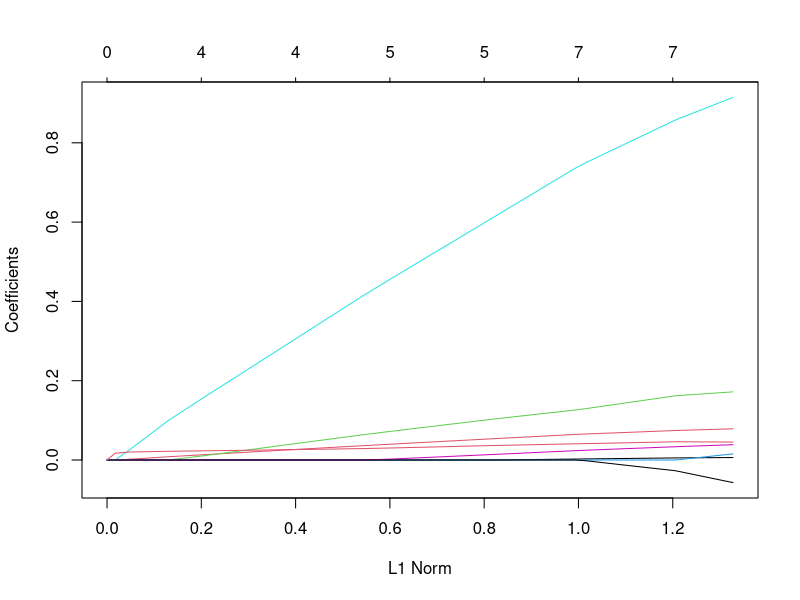
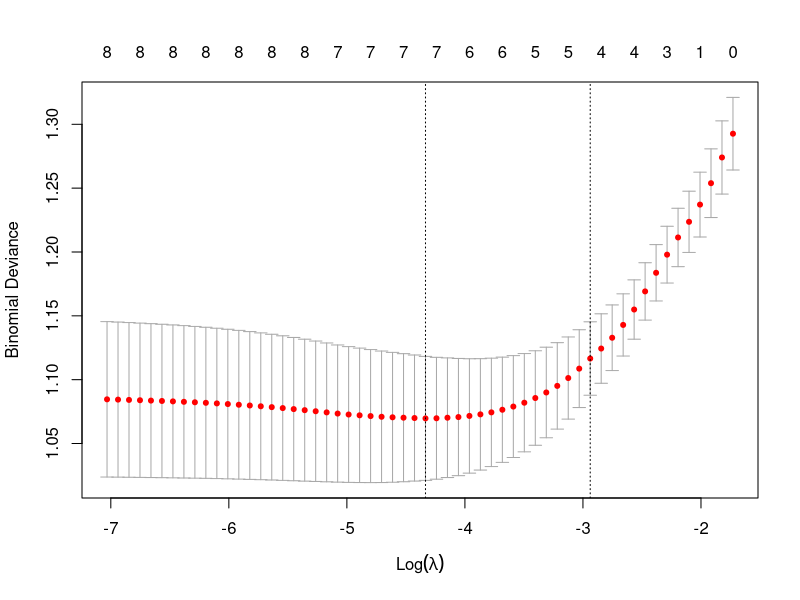

Here is the R script that generated these plots, in order: (Note: this script raises an error after producing the figures.)
## ---- chunk 1
knitr::opts_chunk$set(echo=T, include=T, warning=F, message=F)
## ---- chunk 2
RNGkind(sample.kind="default")
## ---- chunk 3
# Done for you

options(scipen=4)

library(glmnet) # Contains functions for Ridge and LASSO
heart <- read.table("Heart.csv", sep=",", head=T)

x=model.matrix(chd~.,data=heart)[,-1]
y=heart$chd
## ---- chunk 4

## ---- chunk 5

## ---- chunk 6

## ---- chunk 7

## ---- chunk 8
# Done for you

# LASSO Logit model:
lasso.logit <- glmnet(x, y, alpha=1, family="binomial") 
plot(lasso.logit)

set.seed(1)

lasso.logit.cv10 <- cv.glmnet(x, y, alpha=1, family="binomial")
cbind("Lambda"=lasso.logit.cv10$lambda, "10FCV"=lasso.logit.cv10$cvm)
plot(lasso.logit.cv10)

lasso.best.lambda <- lasso.logit.cv10$lambda.min 
min.cv.lasso <- min(lasso.logit.cv10$cvm)

cbind("Best Lambda"=lasso.best.lambda, "Best Log Lambda"=log(lasso.best.lambda), "Best 10FCV" = min.cv.lasso)

lasso.coef <- coef(lasso.logit, s=lasso.best.lambda)
lasso.coef.0 <- coef(lasso.logit, s=0)

# Bind all coefficients

all.coefs <- cbind(lasso.coef, exp(lasso.coef), lasso.coef.0, exp(lasso.coef.0))

# Label the coefficients

colnames(all.coefs) <- c("Best LASSO", "Odds", "0-Lambda LASSO", "0dds")

# Display them

all.coefs
## ---- chunk 9

## ---- chunk 10
# Done for you

all.coefs <- cbind(lasso.coef, lasso.coef.0, ridge.coef, ridge.coef.0)
colnames(all.coefs) <- c("Best LASSO", "0-Lambda LASSO", "Best Ridge", "0-Lambda Ridge")
all.coefs
## ---- chunk 11

## ---- chunk 12

